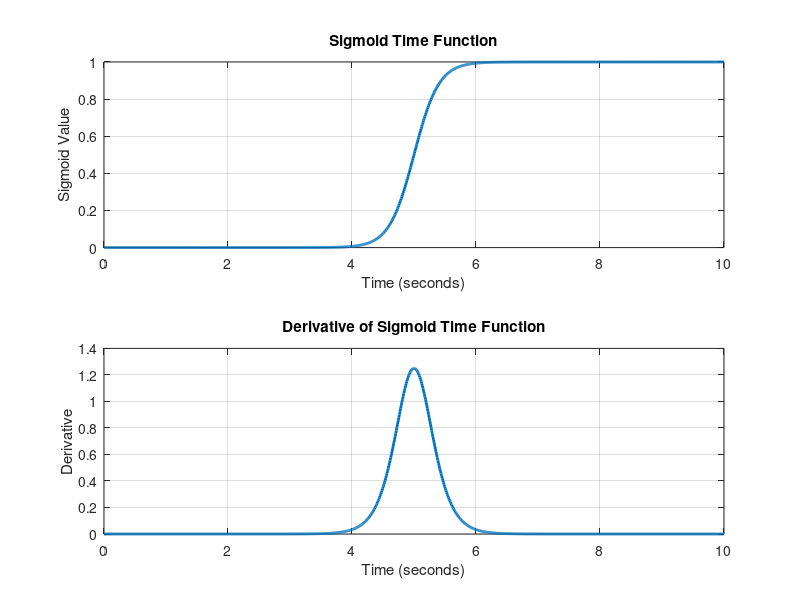

Reproduce this figure in MATLAB.
% Sigmoid time function and its derivative in MATLAB

% Parameters
T = 10; % Total time duration (seconds)
x0 = T / 2; % Midpoint of the transition
k = 5; % Steepness of the transition

% Time vector (from 0 to T)
t = linspace(0, T, 1000);

% Sigmoid function
sigmoid = 1 ./ (1 + exp(-k * (t - x0)));

% Derivative of the sigmoid function
sigmoid_derivative = (k * exp(-k * (t - x0))) ./ (1 + exp(-k * (t - x0))).^2;

% Plot the sigmoid function and its derivative
figure;

subplot(2,1,1);
plot(t, sigmoid, 'LineWidth', 2);
title('Sigmoid Time Function');
xlabel('Time (seconds)');
ylabel('Sigmoid Value');
grid on;
xlim([0 T]);
ylim([0 1]);

subplot(2,1,2);
plot(t, sigmoid_derivative, 'LineWidth', 2);
title('Derivative of Sigmoid Time Function');
xlabel('Time (seconds)');
ylabel('Derivative');
grid on;
xlim([0 T]);

